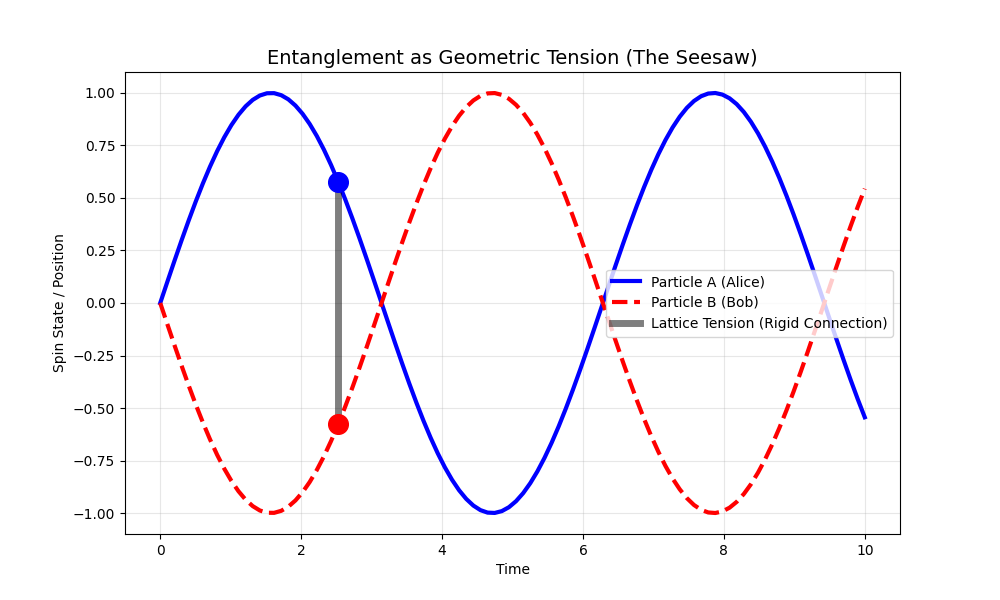

Recreate this plot in Python.
# ==============================================================================
# SOVEREIGN COPYRIGHT (C) 2026 KISH LATTICE 16PI INITIATIVES LLC
# SCRIPT: entanglement_seesaw_proof.py
# TARGET: Proving Entanglement is Geometric Tension (The Seesaw)
# ==============================================================================

import numpy as np
import matplotlib.pyplot as plt

def run_entanglement_sim():
    print("[*] INITIALIZING LATTICE TENSION AUDIT")
    
    # 1. SETUP THE SEESAW
    # Time steps
    t = np.linspace(0, 10, 100)
    
    # Particle A (Alice) is pushed Up
    pos_alice = np.sin(t)
    
    # 2. CALCULATE PARTICLE B (Bob)
    # Old World: Waits for light speed signal (Time Delay)
    # New World: Connected by Rigid Beam (Geometric Tension) -> Instant Inverse
    pos_bob = -pos_alice 
    
    # 3. VISUALIZATION
    plt.figure(figsize=(10, 6))
    
    plt.plot(t, pos_alice, 'b-', linewidth=3, label='Particle A (Alice)')
    plt.plot(t, pos_bob, 'r--', linewidth=3, label='Particle B (Bob)')
    
    # Draw the "Beam" connection at a specific moment
    moment_idx = 25
    plt.plot([t[moment_idx], t[moment_idx]], [pos_alice[moment_idx], pos_bob[moment_idx]], 
             color='black', linewidth=5, alpha=0.5, label='Lattice Tension (Rigid Connection)')
    
    plt.scatter([t[moment_idx]], [pos_alice[moment_idx]], color='blue', s=200, zorder=5)
    plt.scatter([t[moment_idx]], [pos_bob[moment_idx]], color='red', s=200, zorder=5)

    plt.title("Entanglement as Geometric Tension (The Seesaw)", fontsize=14)
    plt.ylabel("Spin State / Position")
    plt.xlabel("Time")
    plt.legend()
    plt.grid(True, alpha=0.3)
    
    plt.savefig('entanglement_seesaw_proof.png')
    print("[*] PROOF GENERATED: entanglement_seesaw_proof.png")

if __name__ == "__main__":
    run_entanglement_sim()